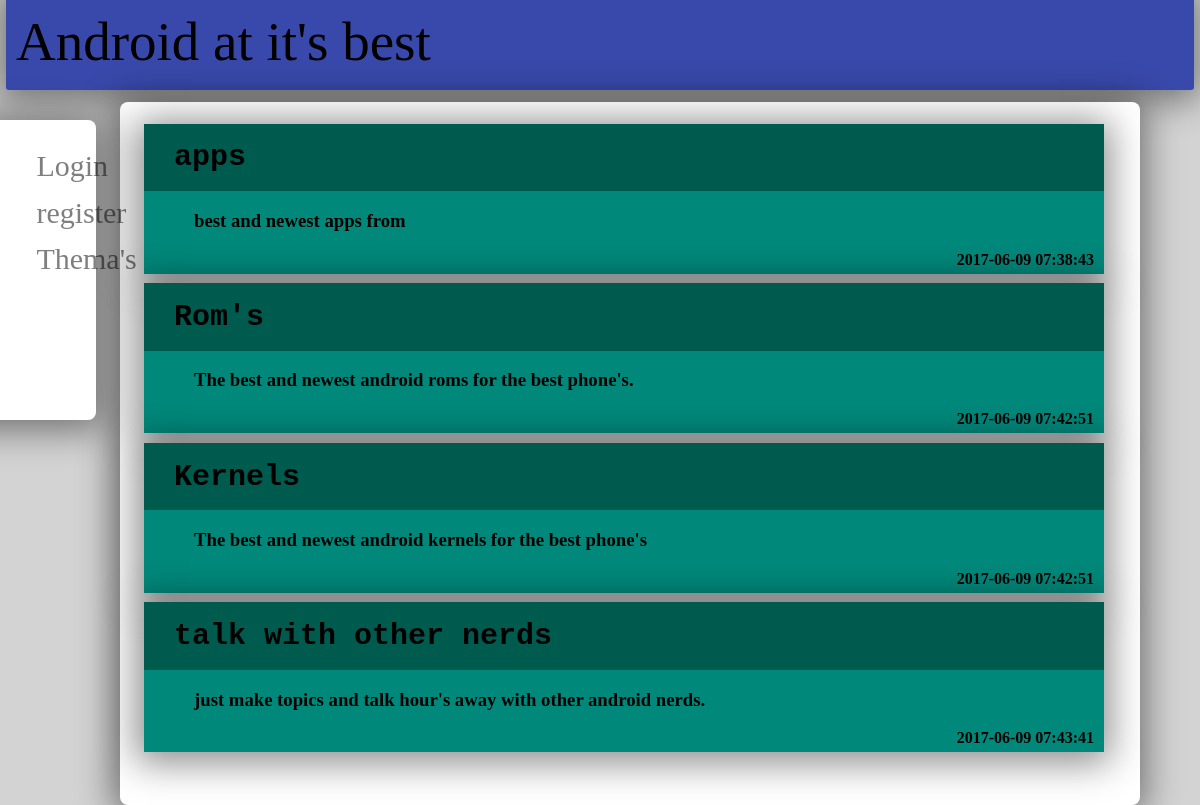
/src/index.php, run on the app's committed database.
### tables this page shows
CREATE TABLE `threads` (
  `id` int(11) NOT NULL,
  `subject` varchar(50) NOT NULL,
  `description` text NOT NULL,
  `user_id` int(11) NOT NULL,
  `created_at` timestamp NOT NULL DEFAULT CURRENT_TIMESTAMP,
  `updated_at` timestamp NOT NULL DEFAULT '0000-00-00 00:00:00'
);

### src/app/database/database.php (called while the page is built, shortened)
<?php
class database
{
    private static $conn;
    public function __construct()
    {
        $dbHost = 'localhost';
        $database = 'android_forum';
        $user = 'root';
        $password = '';
        try {
            self::$conn = new PDO("mysql:host=$dbHost;dbname=$database",$user, $password);
            self::$conn->setAttribute(PDO::ATTR_ERRMODE, PDO::ERRMODE_EXCEPTION);
        }
        catch(PDOException $e)
        {
            echo "Connection failed: " . $e->getMessage();
        }
    }
    public static function execute($query){
        $select = self::$conn->prepare($query);
        $select->execute();
        return $select->fetchALL();
    }
    public static function fetch_topics(){
        return self::execute("SELECT * FROM threads");
    }
}

### src/index.php (the view, shortened to what this page needs)
<?php
include_once "app/database/database.php";
include_once "app/template/head.php";
$data = database::fetch_topics();
?>
<!DOCTYPE html>
<html lang="en">
<head>
    <link href="css/style.css" rel="stylesheet">
</head>
<body>
<div>
        <?php
        foreach ($data as $row){
            echo "<div class='thema-container'>";
            echo "<div class='thema-header'>";
            echo '<h2 class="subject"><a href="#">'.$row['subject'].'</a></h2>';
            echo '</div>';
            echo '<h3 class="description">'.$row['description'].'</h3>';
            echo '<h4 class="created-at">'.$row['created_at'].'</h4>';
            echo '</div>';
            };
        ?>
</div>
</body>
</html>

### src/app/template/head.php (shortened to what this page needs)
<?php
include_once "app/database/database.php";
$message = "<li><a style='margin-left: 0'>".$_SESSION['ID']."</a></li>";
?>
<div class="header">
    <p class="welcome">Android at it's best</p>
</div>
<div class="nav">
    <?php
    echo "<ul>";
        if(empty($_SESSION)) {
            echo'<li ><a style = "margin-left: 0" href = "/android_forum/src/login.php" > Login</a ></li >';
            echo'<li ><a style = "margin-left: 0" href = "/android_forum/src/register_form.php" >register</a ></li >';
    }else {
            echo $message;
    }
    ?>
        <li><a style="margin-left: 0" href="#">Thema's</a></li>
    </ul>
</div>
<div class="content">

### src/css/style.css (style rules this page uses)
body { background-color: lightgrey; margin: 0; padding: 0; }
li { float: left; margin-left: 30%; margin-top: 10%; }
a { font-size: 30px; text-decoration: none; color: inherit; padding-left: 30px; }
.nav ul li a { text-decoration: none; margin: 0px 30px 0px 30px; color: rgba(0, 0, 0, 0.5); }
.header { background-color: #3949ab; min-width: 95%; height: 100px; margin: 6px; border-radius: 3px; margin-top: -10px; box-shadow: -1px 4px 35px 7px rgba(0,0,0,0.45); }
.welcome { top: 20px; left: 10px; position: relative; z-index: 3; font-size: 55px; font-family: Impact; }
.nav { position: relative; float: left; background-color: white; width: 14%; height: 300px; margin-top: 2%; margin-left: -6%; box-shadow: -1px 4px 35px 7px rgba(0,0,0,0.45); z-index: 5; border-radius: 8px; }
.content { border-radius: 8px; position: absolute; z-index: 1; margin: 10%; margin-top: 0.5%; min-width: 80%; height: auto; padding: 3%; padding-top: 1%; padding-left: 2%; margin-right: 2%; background-color: white; box-shadow: -1px 4px 35px 7px rgba(0,0,0,0.45); }
.thema-container { background-color: #00897b; min-height: 80%; height: auto; min-height: 150px; margin-top: 1%; box-shadow: -1px 4px 35px 7px rgba(0,0,0,0.45); }
.thema-header { height: 25%; width: 100%; margin-top: 0; background-color: #005b4f; padding-top: 0.2px; padding-bottom: 0.2px; }
.subject { font-size: 20px; font-family: Monospace; z-index: 4; text-decoration: none; }
.description { position: relative; z-index: 7; margin-left: 50px; }
.created-at { float: right; margin-top: 0; margin-right: 10px; }

### data on the page
threads: subject "apps", description "best and newest apps from", created_at "2017-06-09 07:38:43"
threads: subject "Rom's", description "The best and newest android roms for the best phone's.", created_at "2017-06-09 07:42:51"
threads: subject "Kernels", description "The best and newest android kernels for the best phone's", created_at "2017-06-09 07:42:51"
threads: subject "talk with other nerds", description "just make topics and talk hour's away with other android nerds.", created_at "2017-06-09 07:43:41"
